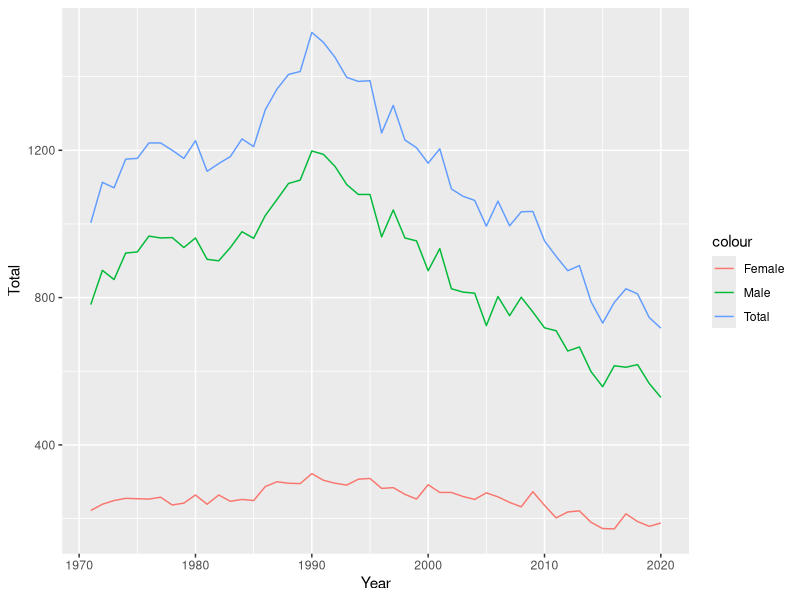
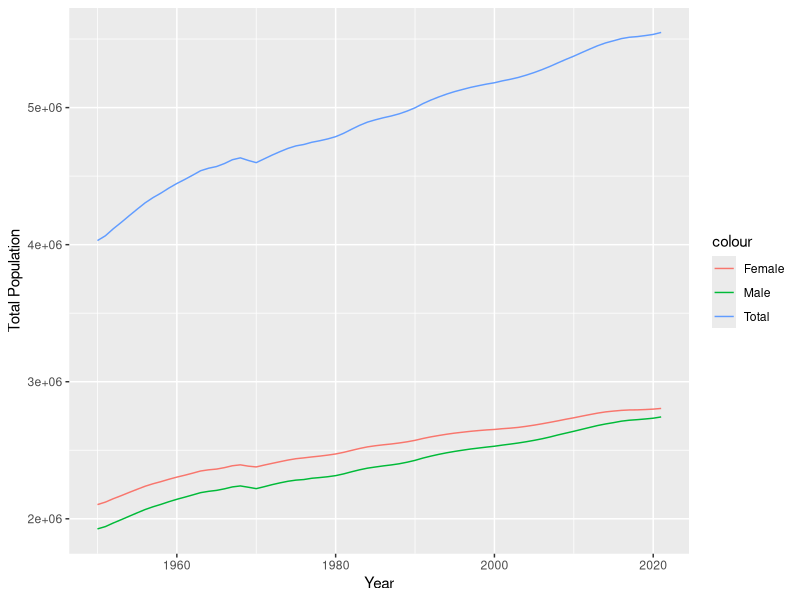
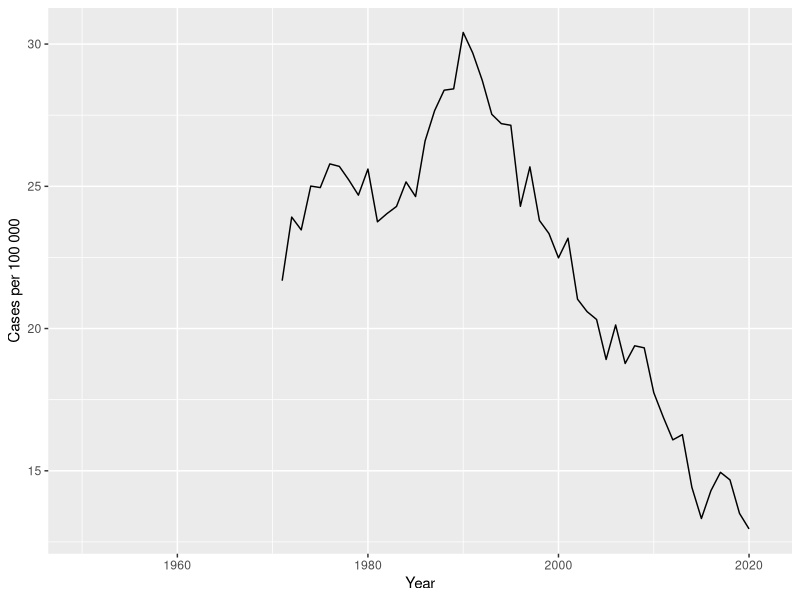
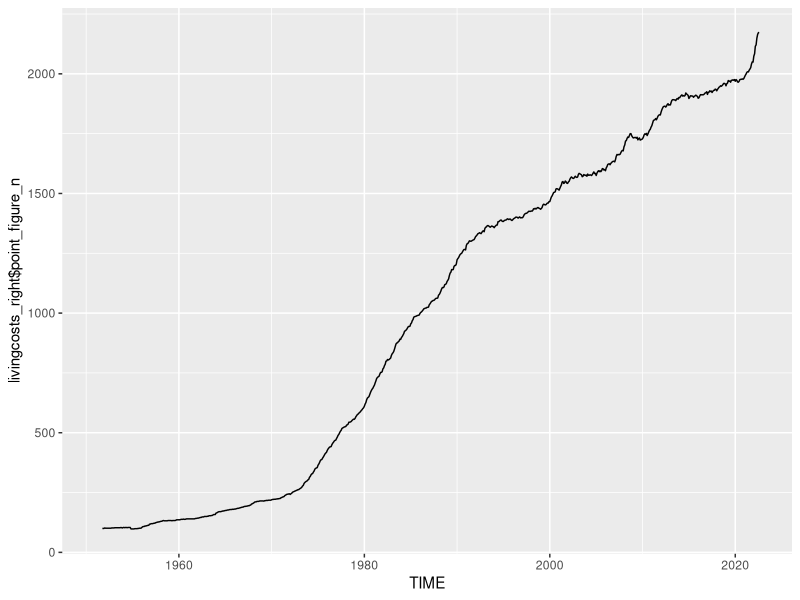
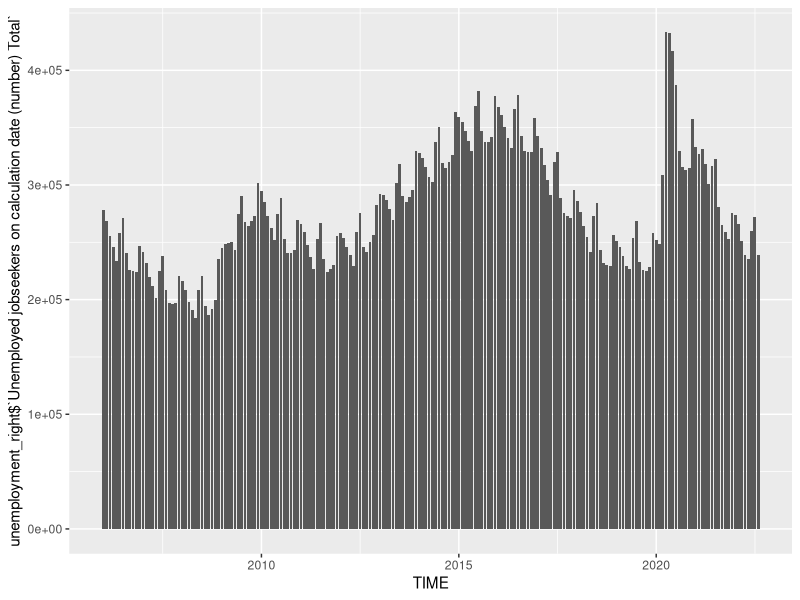
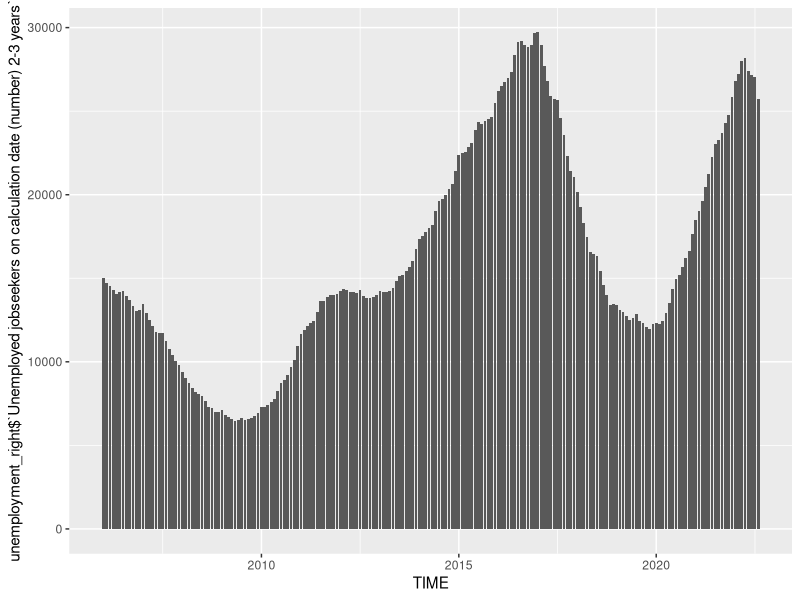
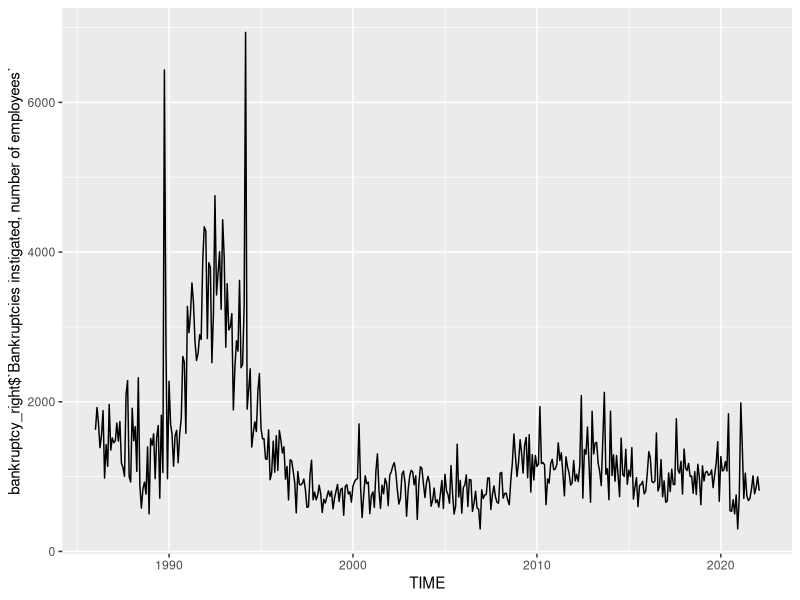
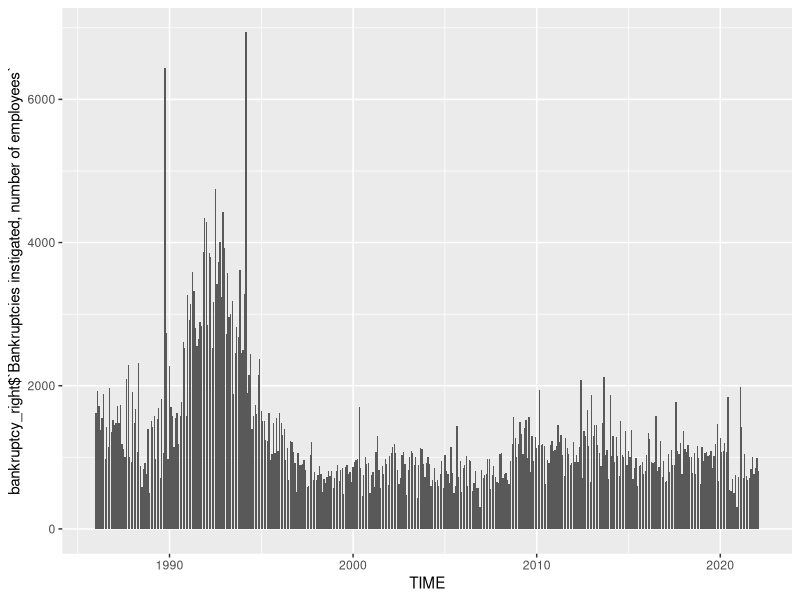

Here is the R script that generated these plots, in order:
## ---- chunk 1
knitr::opts_chunk$set(
	echo = FALSE,
	message = FALSE,
	warning = FALSE
)
## ---- chunk 2
library(lubridate)
library(dplyr)
library(readr)
library(data.table)
library(tidyverse)
## ---- chunk 3
# data import
d.suicides_monthly <- read_csv("Data/suicides_monthly.csv") # suicides per month 1971 - 2021
d.bankruptcy <- read_csv("Data/bankruptcy.csv") # bankruptcies per month 1986 - 2020
d.employment <- read_csv("Data/employment.csv") # Yearly Employment statistics 1987 - 2000
d.livingcosts <- read_csv("Data/livingcosts.csv") #living costs per month 1951- Aug 2022
d.trips_abroad <- read_csv("Data/trips_abroad.csv") #trips abroad per month 2012 - April 2022
d.average_earnings <- read_csv("Data/average_earnings.csv") # average earnings by 1/4 year 2000 - 2021
d.unemployment_duration <- read_csv("Data/unemployment_duration.csv") # unemployment duration per month 2006 - Aug 2022

d.consumer_confidence <- read_csv("Data/consumer_Confidence.csv") # Confidence and outlook of people according to their own but also the country, how is their situation and what are they expecting. 


## ---- chunk 4

#remove columns with redundant information
d.suicides_monthly$`Underlying cause of death (time series classification)` <- NULL

#add total of suicides by adding male and female suicide

d.suicides_monthly$Total_deaths <- d.suicides_monthly$`Males Deaths`+d.suicides_monthly$`Females Deaths`


#merge multiple datasets into one major (resolution monthly data)
#Merging by month for the bankruptcy, costofliving(indexed), duration of 
#unemployment and amount of TripsAbroad


d.s_month <- list(d.suicides_monthly, d.bankruptcy, d.livingcosts, d.unemployment_duration, d.trips_abroad, d.consumer_confidence) %>% reduce(full_join, by= "Month")


 # Plots - erst später mit Kontext - zuerst nur deskriptive Statistiken
# plot(d.suicide_bankruptcy$`Females Deaths`,d.suicide_bankruptcy$`Bankruptcies instigated, number of employees`)

# plot(d.suicide_bankruptcy$`Males Deaths`,d.suicide_bankruptcy$`Bankruptcies instigated, number of employees`)
# 
# plot(x = d.suicide_livingcosts$`Females Deaths`, y = d.suicide_livingcosts$`Point figure`)
# plot(d.suicide_livingcosts$`Males Deaths`,d.suicide_livingcosts$`Point figure`)



## ---- chunk 5

suicide_1971_2020_gender <- read_delim("Data/suicide_1971-2020_gender.csv", 
     delim = ";", escape_double = FALSE, col_types = cols(Year = col_integer(), 
         Total = col_integer(), Males = col_integer(), 
         Females = col_integer()), trim_ws = TRUE)

## ---- chunk 6

ggplot(data=suicide_1971_2020_gender, aes(Year)) +
  geom_line(aes(y=Total, colour = "Total")) +
  geom_line(aes(y=Males, colour = "Male")) +
  geom_line(aes(y=Females, colour = "Female"))
 

## ---- chunk 7

population_and_population_increase_by_sex_1950_2022 <- read_delim("Data/population_and_population_increase_by_sex_1950-2022.csv", 
    delim = ";", escape_double = FALSE, col_types = cols(Year = col_integer(), 
        `Total Population` = col_integer(), 
        `Males Population` = col_integer(), 
        `Females Population` = col_integer(), 
        `Total increase of Population` = col_integer(), 
        `ncrease of Population Males` = col_integer(), 
        `ncrease of Population Females` = col_integer(), 
        `Increase of Population Males` = col_integer(), 
        `Increase of Population Females` = col_integer()), 
    trim_ws = TRUE)

ggplot(data=population_and_population_increase_by_sex_1950_2022, aes(Year))+
  geom_line(aes(y=`Total Population`, colour = "Total")) +
  geom_line(aes(y=`Males Population`, colour = "Male")) +
  geom_line(aes(y=`Females Population`, colour = "Female"))




## ---- chunk 8


suicide_rate <- list(population_and_population_increase_by_sex_1950_2022, suicide_1971_2020_gender ) %>% reduce(left_join, by= "Year")


suicide_rate <- suicide_rate %>% 
  mutate(`Cases per 100 000` = suicide_rate$Total / suicide_rate$`Total Population` * 100000)


ggplot(data=suicide_rate, aes(Year))+
   geom_line(aes(y=`Cases per 100 000`))
 
## ---- chunk 9

livingcosts <- read_delim("Data/livingcosts.csv", 
     delim = ",", escape_double = FALSE, col_types = cols(Year_Month = col_character(), 
         PointFigure = col_integer()), trim_ws = TRUE)
#I need to split the string Year and Month

livingcosts_right <- livingcosts %>% separate(Month, c("Year", "Month"), sep = "M")
livingcosts_right
typeof(livingcosts_right$`Point figure`)
livingcosts_right$point_figure_n <- as.numeric(livingcosts_right$`Point figure`)
## ---- chunk 10

#livingcosts_right$TIME <- format(as.Date(paste(livingcosts_right$Month, livingcosts_right$Year), format="%m%>"), "%m-%y")

livingcosts_right$TIME <- lubridate::ymd(paste0(livingcosts_right$Year,livingcosts_right$Month,"01")) 

#sc_lc <- plot(livingcosts_right$TIME, livingcosts_right$`Point figure`)

sc_lc1 <- ggplot(data=livingcosts_right, aes(x=TIME, y=livingcosts_right$point_figure_n)) +
  geom_line()
sc_lc1
## ---- chunk 11
employment <- read_delim("Data/employment.csv", 
     delim = ",")
names(employment)
## ---- chunk 12
unemployment <- read_delim("Data/unemployment_duration.csv", 
     delim = ",")

unemployment_right <- unemployment %>% separate(Month, c("Year", "Month"), sep = "M")
unemployment_right

unemployment_right$TIME <- lubridate::ymd(paste0(unemployment_right$Year,unemployment_right$Month,"01")) 
unemployment_right

typeof(unemployment_right$`Unemployed jobseekers on calculation date (number) Total`)

#Rename the Variables
rename(unemployment_right, Total = `Unemployed jobseekers on calculation date (number) Total`)
## ---- chunk 13
#total
p<-ggplot(data=unemployment_right, aes(x=TIME, y=unemployment_right$`Unemployed jobseekers on calculation date (number) Total`)) +
  geom_bar(stat="identity")
p


#more than 2 years unemployed
p1<-ggplot(data=unemployment_right, aes(x=TIME, y=unemployment_right$`Unemployed jobseekers on calculation date (number) 2-3 years`)) +
  geom_bar(stat="identity")
p1

## ---- chunk 14
bankruptcy <- read_delim("Data/bankruptcy.csv", 
     delim = ",")

bankruptcy_right <- bankruptcy %>% separate(Month, c("Year", "Month"), sep = "M")
bankruptcy_right

bankruptcy_right$TIME <- lubridate::ymd(paste0(bankruptcy_right$Year,bankruptcy_right$Month,"01")) 
bankruptcy_right
bankruptcy_right %>% glimpse()
## ---- chunk 15
bank_p <- ggplot(data=bankruptcy_right, aes(x=TIME, y=bankruptcy_right$`Bankruptcies instigated, number of employees`)) +
  geom_line()
bank_p

bank_p1<-ggplot(data=bankruptcy_right, aes(x=TIME, y=bankruptcy_right$`Bankruptcies instigated, number of employees`)) +
  geom_bar(stat="identity")
bank_p1
## ---- chunk 16
#bankruptcy_right %>%
  #arrange(TIME, `Bankruptcies instigated, number of employees`) %>%
  #group_by(TIME) %>%
  #mutate(diff = `Bankruptcies instigated, number of employees` - 
        #   lag(`Bankruptcies instigated, number of employees`))
bankruptcy_diff <- diff(bankruptcy_right$`Bankruptcies instigated, number of employees`)
bankruptcy_diff <- c(NA, bankruptcy_diff)
bankruptcy_right$difference <- bankruptcy_diff
## ---- chunk 17
bank_diff_p1<-ggplot(data=bankruptcy_right, aes(x=TIME, y=difference)) +
  geom_bar(stat="identity")
bank_diff_p1
summary(bankruptcy_right$difference)
## ---- chunk 18
ggplot(bankruptcy_right, aes(x=TIME, y=difference)) + 
  geom_bar(stat = "identity", width=60)
## ---- chunk 19
library(readr)
suicide_yearly_age_gender_1998_2020 <- read_delim("Data/suicide_yearly_age_gender_1998-2020.csv", 
    delim = ";", escape_double = FALSE, col_types = cols(Year = col_date(format = "%Y"), 
        Total = col_integer(), `Okt 14` = col_integer(), 
        `15 - 19` = col_integer(), `20 - 24` = col_integer(), 
        `25 - 29` = col_integer(), `30 - 34` = col_integer(), 
        `35 - 39` = col_integer(), `40 - 44` = col_integer(), 
        `45 - 49` = col_integer(), `50 - 54` = col_integer(), 
        `55 - 59` = col_integer(), `60 - 64` = col_integer(), 
        `65 - 69` = col_integer(), `70 - 74` = col_integer(), 
        `75 - 79` = col_integer(), `80 - 84` = col_integer(), 
        `85 - 89` = col_integer(), `90 - 94` = col_integer(), 
        `95 -` = col_integer(), Males = col_integer(), 
        Females = col_integer()), trim_ws = TRUE)
View(suicide_yearly_age_gender_1998_2020)
## ---- chunk 20

ggplot(data=suicide_yearly_age_gender_1998_2020, aes(Year)) +
  geom_line(aes(y=`Okt 14`, colour = "0 - 14")) +
  geom_line(aes(y=`15 - 19`, colour = "15 - 19")) +
  geom_line(aes(y=`20 - 24`, colour = "20 - 24")) +
  geom_line(aes(y=`25 - 29`, colour = "25 - 29")) +
  geom_line(aes(y=`30 - 34`, colour = "30 - 34"))
# 
# `15 - 19`
# `25 - 29`
# `35 - 39`
# `45 - 49`
# `55 - 59`
# `65 - 69`
# `75 - 79`
# `85 - 89`
## ---- chunk 21

## ---- chunk 22
